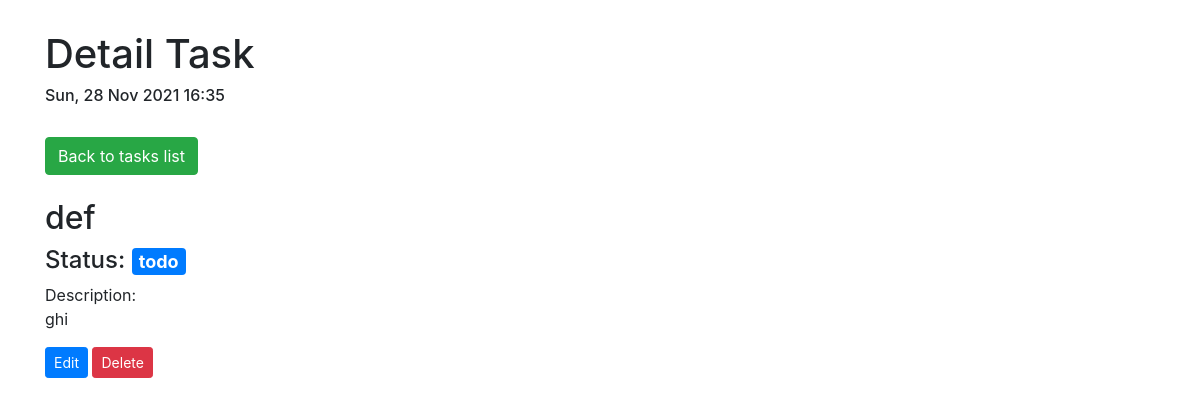
The app's page /task/3 (signed in) with its own data.
### task/models.py (models this page shows, shortened)
class Task(models.Model):
    class TaskStatus(models.TextChoices):
        TODO = 'todo', gettext_lazy('Todo')
        IN_PROGRESS = 'in_progress', gettext_lazy('In Progress')
        CLOSED = 'closed', gettext_lazy('Closed')
        CANCELED = 'canceled', gettext_lazy('Canceled')
    title = models.CharField(max_length=100)
    description = models.TextField()
    status = models.CharField(
        max_length=20,
        choices=TaskStatus.choices,
        default=TaskStatus.TODO,
    )
    created_at = models.DateTimeField(auto_now_add=True)
    updated_at = models.DateTimeField(auto_now=True)
    due_date = models.DateTimeField(null=True, blank=True)
    class Meta:
        db_table = 'tasks'

### task/views.py (the view)
# urls.py: path('<int:task_id>', detail_view, name='detail'),
@login_required
def detail_view(request, task_id):
    try:
        tasks = Task.objects.get(pk=task_id)
        context = {
            'Tasks': tasks,
        }
    except Task.DoesNotExist:
        raise Http404("Task not found.")
    return render(request, 'detail.html', context)

### templates/detail.html (shortened to what this page needs)
{% extends "base.html" %}
{% block content %}
    <body>
    <div class="container">
        <h1>Detail Task</h1>
        <h6 style="text-align: left">{% now "D, d M Y H:i" %}</h6><br>
        <div>
            <a href="{% url 'task:index' %}" class="btn btn-success">Back to tasks list</a>
        </div>
        <br>
        <div>
            <h2>{{ Tasks.title }}</h2>
            <h4>
                Status:
                {% if Tasks.status == 'todo' %}
                    <span class="badge badge-primary">{{ Tasks.status }}</span>
                {% elif Tasks.status == 'in_progress' %}
                    <span class="badge badge-success">{{ Tasks.status }}</span>
                {% elif Tasks.status == 'canceled' %}
                    <span class="badge badge-danger">{{ Tasks.status }}</span>
                {% elif Tasks.status == 'closed' %}
                    <span class="badge badge-secondary">{{ Tasks.status }}</span>
                {% endif %}
            </h4>
            <p>
                Description: <br> {{ Tasks.description }}
            </p>
            <div>
                <a href="{% url 'task:edit' Tasks.id %}" class="btn btn-primary btn-sm">Edit</a>
                <a href="{% url 'task:delete' Tasks.id %}" class="btn btn-danger btn-sm">Delete</a>
            </div>
        </div>
    </div>
    </body>
{% endblock %}

### templates/detail.html (style rules this page uses)
body { margin-top: 30px; }

### records on screen
Task: title "def", status "todo", description "ghi"
